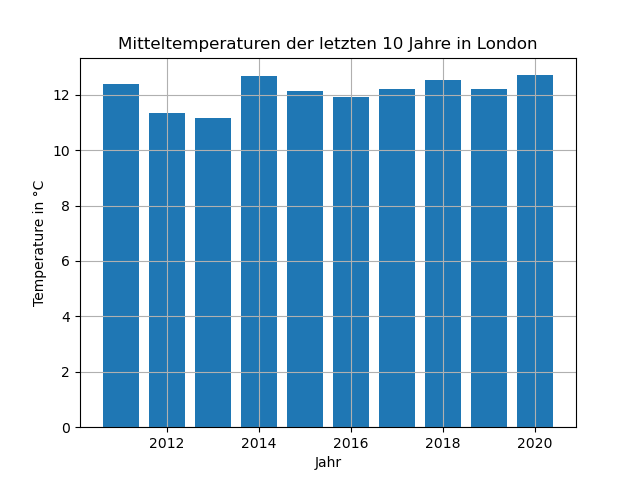

Here is the Python script that generated this plot:
import pandas as pd
import matplotlib.pyplot as plt

# Lade die CSV-Datei
file_path = '/home/luna/5BHWII/INFI_Informations_Systeme/Uebung_2_lab_report/data/london weather.csv'
weather_data = pd.read_csv(file_path)

# Wir gehen ein Jahr durch und speichern uns die Mitteltemperaturen jedes Tages
# Als erstes gehen wir die Jahre durch und speichern uns die Mitteltemperaturen
years = weather_data['date'] // 10000
unique_years = years.unique()

# entferne alle Jahre die nicht in den letzten 10 Jahren liegen
unique_years = unique_years[-10:]


# Wir suchen uns die Mittelwerte der letzten 10 Jahre
mean_temps = []
for year in unique_years:
    mean_temp = weather_data[years == year]['mean_temp'].dropna().tolist()
    mean_temps.append(sum(mean_temp) / len(mean_temp))

# Nun erstellen wir ein Balkendiagramm für die Mitteltemperaturen der letzten 10 Jahre
plt.bar(unique_years, mean_temps)
plt.title("Mitteltemperaturen der letzten 10 Jahre in London")
plt.xlabel("Jahr")
plt.ylabel("Temperature in °C")
plt.grid()
plt.savefig("A_1_4.png")
plt.show()
